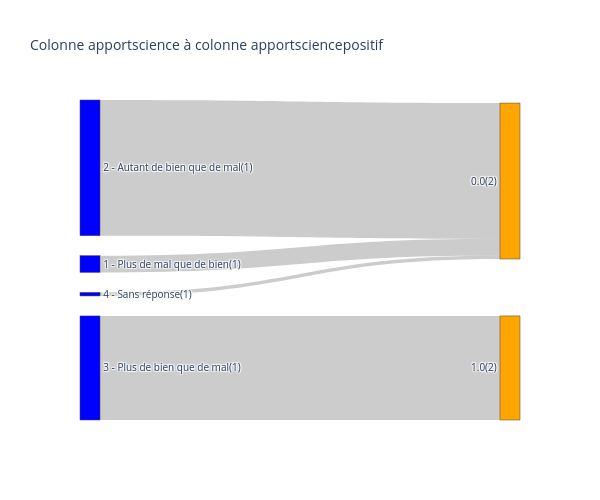

Notebook code cell kept with this figure:
### Markdown cell above
### Vérification d'un recodage

**Attention** Il n'y a pas de rendu sur Github du diagramme (qui repose sur plotly)

### Code cell
pyshs.verification_recodage(data,"apportscience","apportsciencepositif")

### Figure 1 — Plotly figure (JSON) as saved in the notebook; plotly's stock layout.template omitted (floating-point values rounded to 4 significant figures)
{"data": [{"link": {"source": [2, 2, 3, 3, 4, 4, 5, 5], "target": [0, 1, 0, 1, 0, 1, 0, 1], "value": [66, 0, 536, 0, 0, 411, 14, 0]}, "node": {"color": ["orange", "orange", "blue", "blue", "blue", "blue"], "label": ["0.0(2)", "1.0(2)", "1 - Plus de mal que de bien(1)", "2 - Autant de bien que de mal(1)", "3 - Plus de bien que de mal(1)", "4 - Sans réponse(1)"]}, "type": "sankey"}], "layout": {"font": {"size": 10}, "height": 500, "title": {"text": "Colonne apportscience à colonne apportsciencepositif"}, "width": 600}}
